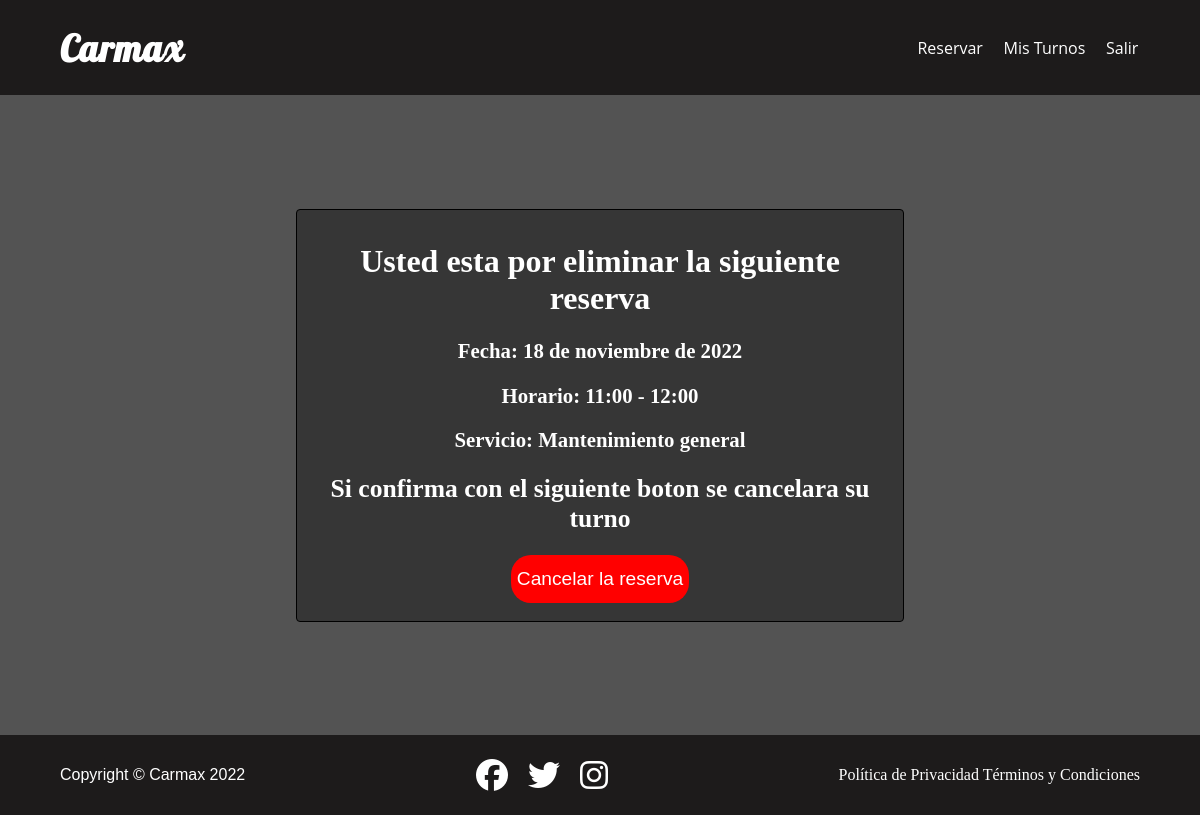
The page /reservation/cancelation/6 (signed in) on the database its author committed.
### core/models.py (models this page shows, shortened)
class Turn(models.Model):
    user = models.ForeignKey(User, on_delete=models.CASCADE)
    service = models.ForeignKey(Service, on_delete=models.CASCADE)
    date = models.DateField(default=timezone.now,help_text="DD-MM-AAAA")
    TIME_LIST = (
        (1, '09:00 - 10:00'),
        (2, '10:00 - 11:00'),
        (3, '11:00 - 12:00'),
        (4, '12:00 - 13:00'),
        (5, '13:00 - 14:00'),
        (6, '14:00 - 15:00'),
        (7, '15:00 - 16:00'),
        (8, '16:00 - 17:00'),
        (9, '17:00 - 18:00'),
    )
    timeblock = models.IntegerField(blank=True, null=True, choices=TIME_LIST, default="Elija el horario")
    class Meta:
        unique_together = ('user','date', 'timeblock')

class Service(models.Model):
    SERVICE_CATEGORIES = (
        ("Revisión de bateria"),
        ("Mantenimiento general"),
        ("Reparación de motor"),
        ("Cambio de aceite"),
    )
    service = models.CharField(max_length=200 ,verbose_name ="name")
    def __str__(self):
        return str(self.service)

### core/views.py (the view)
# urls.py: path("reservation/cancelation/<pk>", views.CancelTurnView.as_view(), name= "cancel-reservation"),
@method_decorator(login_required, name='dispatch')
class CancelTurnView(DeleteView):
    model = Turn
    template_name = "core/cancel_turn_view.html"
    success_url = reverse_lazy("my-turns")

### core/templates/core/cancel_turn_view.html (shortened to what this page needs)
{% extends 'core/base.html' %}
{% load static %}
{% block content %}
<div class="cancel-turn">
    <form action="" method="POST">
        <div class = "cancel-form">
            <h1>Usted esta por eliminar la siguiente reserva</h1>
            <h3>Fecha: {{turn.date}}</h3>
            <h3>Horario: {{turn.get_timeblock_display}}</h3>
            <h3>Servicio: {{turn.service}}</h3>
            <h2>Si confirma con el siguiente boton se cancelara su turno</h2>
            <div class=cancel-button>
            <button type="submit">Cancelar la reserva</button>
            </div>
        </div>
    </form>
</div>
{% endblock %}

### core/static/core/css/landing.css (style rules this page uses)
body { margin: 0; padding: 0; }

### core/static/core/css/cancel-turn.css (style rules this page uses)
.cancel-turn { background-color: rgb(83, 83, 83); position: sticky; background-size: cover; min-height: 80vh; min-width: 100%; display: flex; flex-direction: column; flex-wrap: wrap; align-items: center; justify-content: center; color: white; }
.cancel-form { align-items: center; justify-content: center; text-align: center; background: rgb(54, 54, 54); border: 1px solid black; border-radius: 4px; padding: 2%; }
.cancel-turn h1 { font-size: 2em; font-weight: bold; }
.cancel-turn h2 { font-size: 1.6em; }
.cancel-turn h3 { font-size: 1.3em; text-align: center; }
.cancel-button { text-align: center; }
.cancel-button button[type="submit"] { background-color: red; color: white; border: none; outline: none; height: 2.5em; font-size: 1.2em; border-radius: 20px; margin-bottom: 1%; }

### rows shown on the page
Turn: date "18 de noviembre de 2022", timeblock "11:00 - 12:00", service "Mantenimiento general"
